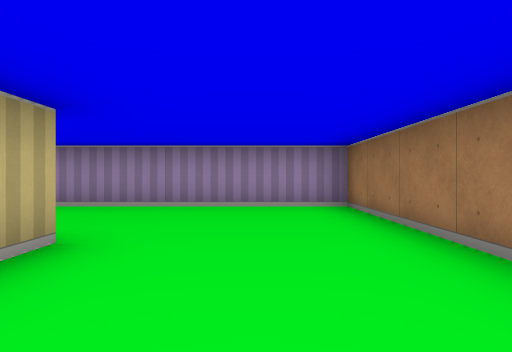
view 1 (above)

16 first-person views from a walk through a cub3D level. The camera is about half as high as the walls, looks level and sees 75° across. The floor is counted in squares. Each view is taken from the middle of a square. On the plan, view 1 faces up. The plan holds only what a view shows up to about 9 squares ahead; the rest is blank.

view 2
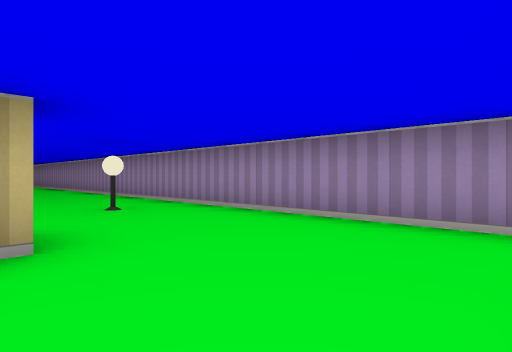

view 3
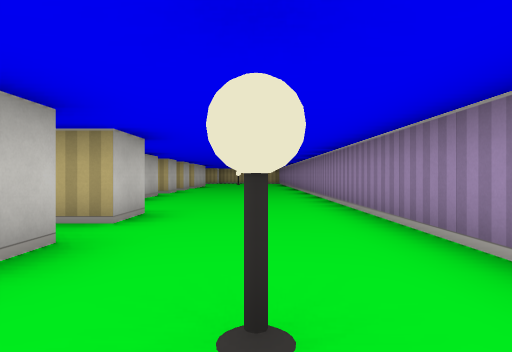

view 4
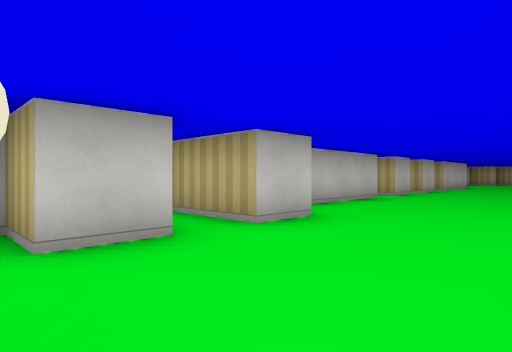

view 5
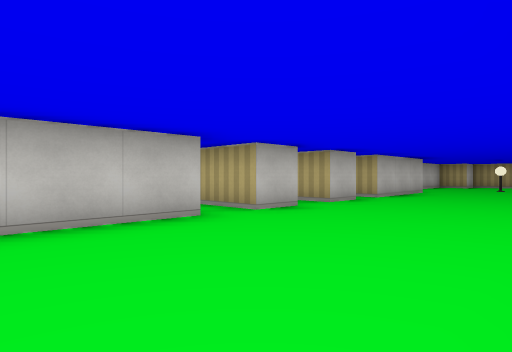

view 6
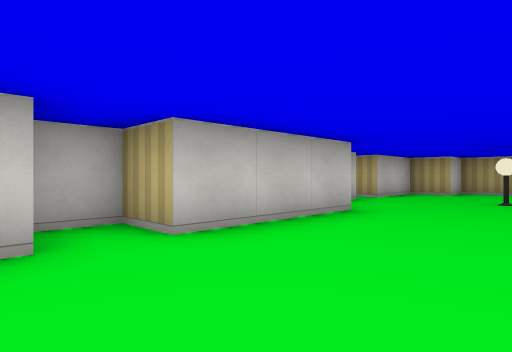

view 7
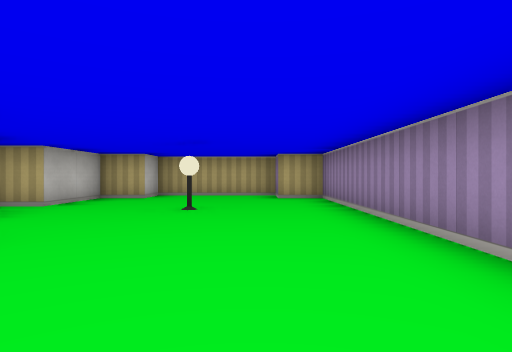

view 8
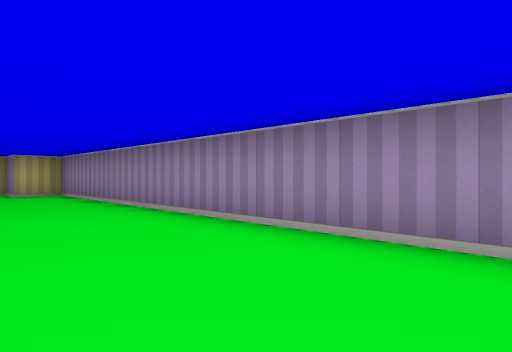

view 9
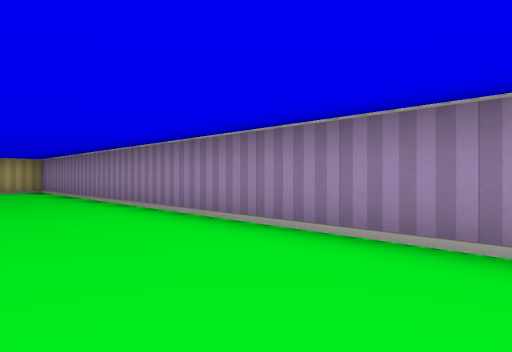

view 10
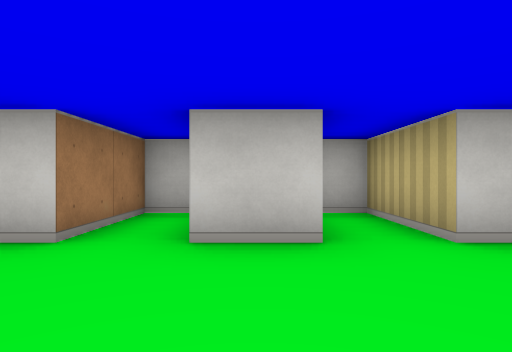

view 11
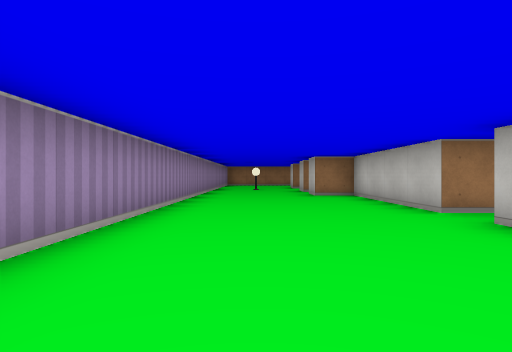

view 12
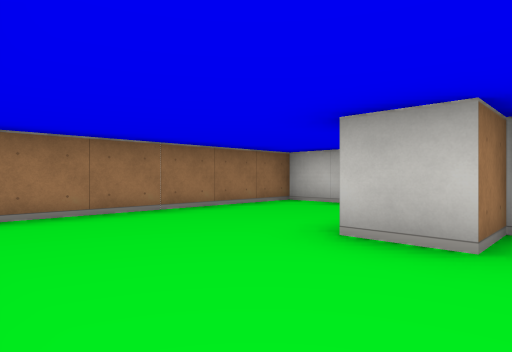

view 13
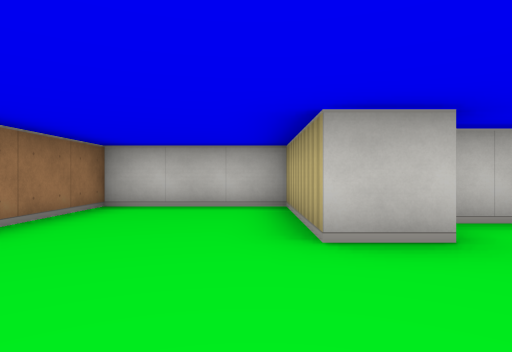

view 14
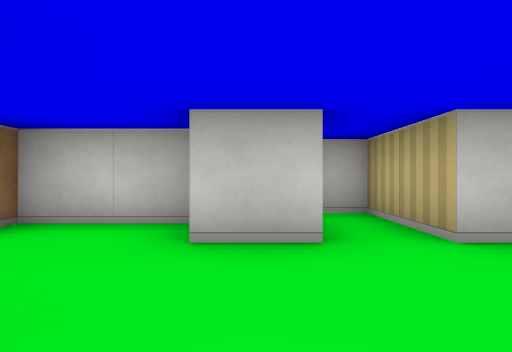

view 15
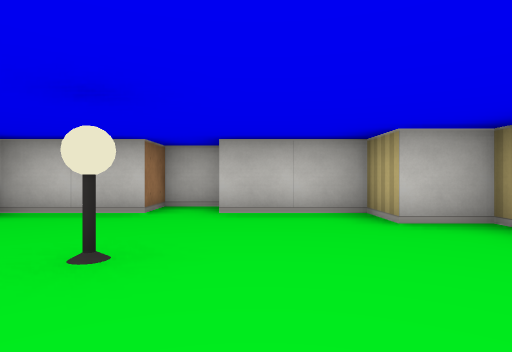

view 16
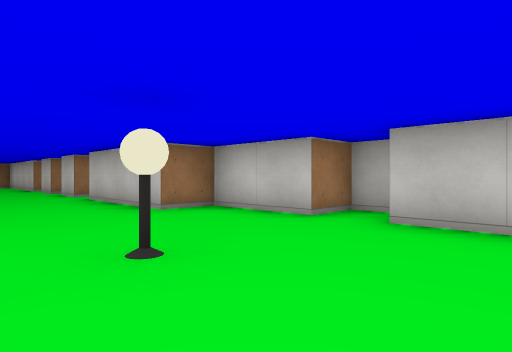

### Floor plan
Points are (right, up) in squares from view 1. A wall is a line through its corners. A room is listed if a view was taken in it or the views show most of it. See-through windows are left out.
Room 1 (views 1, 2, 3, 4, 5, 6, 7, 8, 9, 10, 11, 12, 13, 14, 15, 16)
walls: (-13.5, 1.5) (-12.5, 1.5) (-12.5, 0.1); (-12.1, -0.5) (-11.5, -0.5) (-11.5, 1.5) (-7.5, 1.5) (-7.5, 2.5) (-6.5, 2.5) (-6.5, 0.5) (-5.9, 0.5); (-15.5, 1.5) (-14.5, 1.5) (-14.5, -0.5) (-13.9, -0.5); (-5.5, 2.5) (-4.5, 2.5) (-4.5, 1.5) (-2.5, 1.5) (-2.5, 2.5) (-1.5, 2.5) (-1.5, -0.5) (1.5, -0.5) (1.5, 5.5) (-24.5, 5.5) (-24.5, 4.5) (-25.5, 4.5) (-25.5, 1.5) (-24.5, 1.5) (-24.5, 0.5) (-22.5, 0.5) (-22.5, -0.2); (-22.5, -0.5) (-21.5, -0.5) (-21.5, 0.5) (-19.5, 0.5) (-19.5, 1.5) (-16.5, 1.5) (-16.5, 0.5) (-15.6, 0.5)
objects: lamp (-22, 3); lamp (-4, 4)

Where each view was taken, in squares from view 1:
view 1: 0 up, 0 right, facing up
view 2: 2 up, 1 right, facing up-left
view 3: 4 up, 3 left, facing left
view 4: 5 up, 4 left, facing down-left
view 5: 5 up, 9 left, facing down-left
view 6: 4 up, 15 left, facing down-left
view 7: 4 up, 17 left, facing left
view 8: 3 up, 15 left, facing up-left
view 9: 3 up, 13 left, facing up-left
view 10: 4 up, 13 left, facing down
view 11: 4 up, 16 left, facing right
view 12: 5 up, 3 left, facing down-right
view 13: 5 up, 1 left, facing down
view 14: 5 up, 5 left, facing down
view 15: 5 up, 23 left, facing down
view 16: 4 up, 24 left, facing down-right
